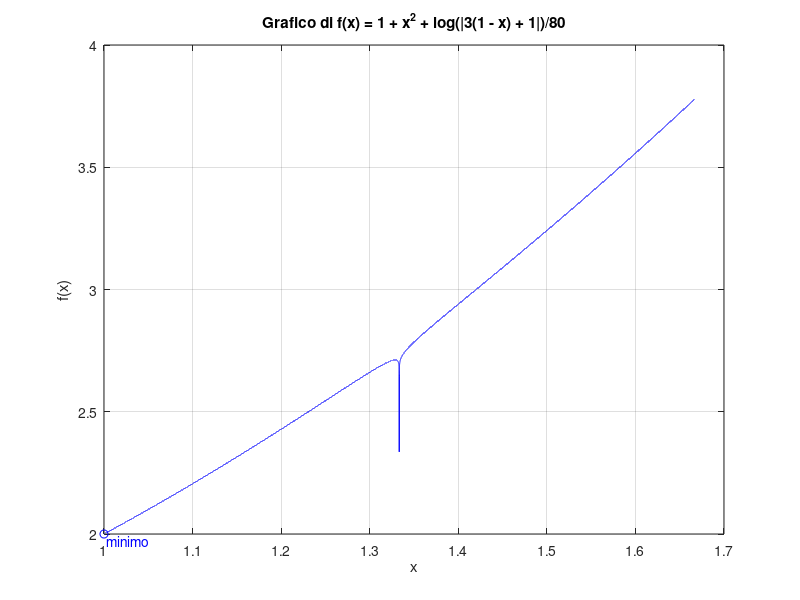

MATLAB code for this plot:
% Definisci i limiti del tuo intervallo x
x1 = 1; x2 = 4/3 - 0.01; % Intervallo a sinistra dell'asintoto
x3 = 4/3 + 0.01; x4 = 5/3; % Intervallo a destra dell'asintoto
% Usa linspace per generare i valori x
x=linspace(x1,x4,100001);
% Calcola i corrispondenti valori y
y= 1 + x.^2 + (log(abs(3*(1 - x) + 1)))/80;
%calcolo i valori dei limiti della funzione in 4/3
x_sx=1 + x2.^2 + (log(abs(3*(1 - x2) + 1)))/80
x_dx=1 + x3.^2 + (log(abs(3*(1 - x3) + 1)))/80
% Crea il grafico
figure
plot(x,y,'b')
hold on
title('Grafico di f(x) = 1 + x^2 + log(|3(1 - x) + 1|)/80')
xlabel('x')
ylabel('f(x)')
grid on
% Trovare il minimo della funzione
[min_val, min_idx] = min(y);
min_x = x(min_idx);

plot(min_x,min_val,'bo')
text(min_x, min_val, ' minimo','VerticalAlignment','top', 'HorizontalAlignment','left', 'FontSize',10,'Color','b');
fprintf('Il minimo della funzione si ottiene per x = %f, dove f(x) = %f\n', min_x, min_val);
fprintf('Limite sinistro:%f',x_sx);
fprintf('Limite destro:%f',x_dx);